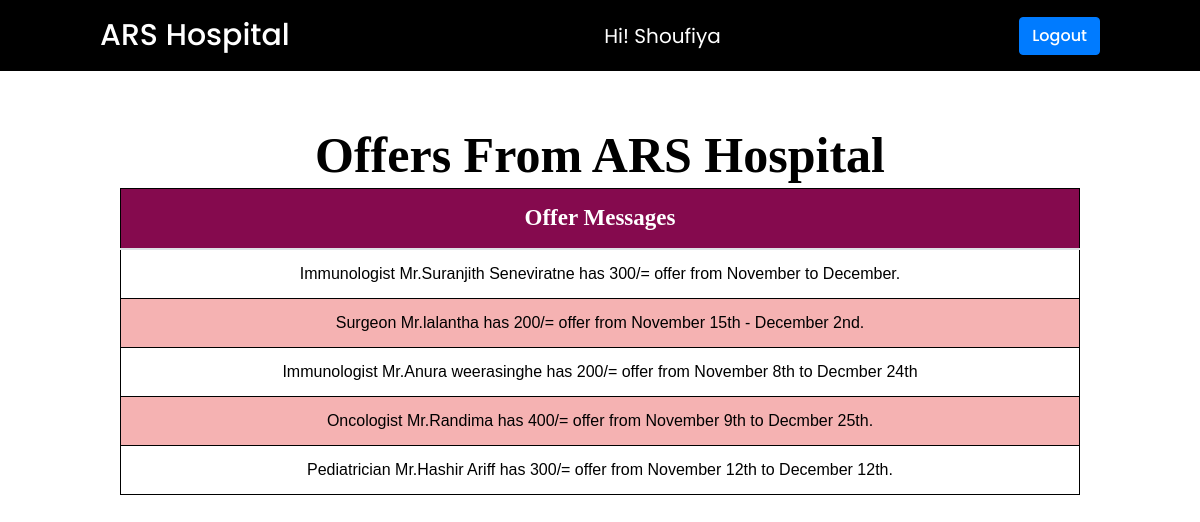
The app's page /offers_view_user.php (signed in) with its own data.
### tables this page shows
CREATE TABLE IF NOT EXISTS `usertable` (
  `id` int(11) NOT NULL AUTO_INCREMENT,
  `name` varchar(255) NOT NULL,
  `email` varchar(255) NOT NULL,
  `password` varchar(255) NOT NULL,
  `code` mediumint(50) NOT NULL,
  `status` text NOT NULL,
  PRIMARY KEY (`id`)
);

CREATE TABLE IF NOT EXISTS `offer` (
  `id` int(11) NOT NULL AUTO_INCREMENT,
  `message` text NOT NULL,
  `active` int(11) NOT NULL,
  PRIMARY KEY (`id`)
);

### offers_view_user.php (the view, shortened to what this page needs)
<?php require_once "controllerUserData.php"; ?>
<?php
$email = $_SESSION['email'];
$fetch_data = "SELECT * FROM usertable WHERE email = '$email'";
$run_query = mysqli_query($con, $fetch_data);
$fetch_info = mysqli_fetch_assoc($run_query);
?>
<!DOCTYPE html>
<html lang="en">
<head>
    <link rel="stylesheet" href="https://stackpath.bootstrapcdn.com/bootstrap/4.5.2/css/bootstrap.min.css">
    <link rel="stylesheet" href="css/app_depo_user.css"/>
    <link rel="stylesheet" href="css/scrollup.css">
</head>
<body>
    <nav class="navbar">
    <a class="navbar-brand" href="#">ARS Hospital</a> <span style="font-size: 20px; color: white; float: right;">Hi! <?php echo $fetch_info['name'] ?> </span>
    <button type="button" class="btn btn-primary"><a href="logout-user2.php">Logout</a></button>
    </nav>
    <br><br><br>
    <h1 style=" margin-top: 35px; margin-bottom: 45px; text-align:center; color:black; font-family:georgia,garamond;">Offers From ARS Hospital</h1>
   <table class="table" style="margin-top: 45px;">
     <thead>
                 <th style="font-family:georgia,garamond;">Offer Messages</th>
     </thead>
        <?php
                $con = mysqli_connect("localhost", "root", "", "userform");
                $sql = "SELECT * FROM offer";
                $result = $con->query($sql);
                if ($result->num_rows > 0)
                {
                            while($row = $result->fetch_assoc())
                            {
                            echo "<tr><td style=color:black;>" . $row["message"]. "</td></tr>";
                            }
                            echo "</table>";
                }
                else
                {
                    echo "0 results";
                }
        ?>
</body>
</html>

### css/app_depo_user.css (style rules this page uses)
body { margin:0; font-family: sans-serif; background-color:white; }
* { box-sizing: border-box; }
.table { width: 80%; border-collapse: collapse; margin-left: auto; margin-right: auto; }
.table td,.table th { padding:12px 15px; border:1px solid Black; text-align: center; font-size:16px; }
.table th { background-color: hsl(327, 86%, 28%); color:#ffffff; font-size:23px; }
.table tbody tr:nth-child(even) { background-color: hsl(0, 77%, 83%); }

### css/scrollup.css (style rules this page uses)
body { margin: 0; padding: 0; }

### offers_view_user.php (style rules this page uses)
nav { padding-left: 100px!important; padding-right: 100px!important; background: black; font-family: 'Poppins', sans-serif; }
nav a.navbar-brand { color: #fff; font-size: 30px!important; font-weight: 500; }
button a { color: white; font-weight: 500; }
h1 { position: absolute; top: 15%; left: 50%; width: 100%; text-align: center; transform: translate(-50%, -50%); font-size: 50px; font-weight: 600; }

### records on screen
usertable: name "Shoufiya"
offer: message "Immunologist Mr.Suranjith Seneviratne has 300/= offer from November to December."
offer: message "Surgeon Mr.lalantha has 200/= offer from November 15th - December 2nd."
offer: message "Immunologist Mr.Anura weerasinghe has 200/= offer from November 8th to Decmber 24th"
offer: message "Oncologist Mr.Randima has 400/= offer from November 9th to Decmber 25th."
offer: message "Pediatrician Mr.Hashir Ariff has 300/= offer from November 12th to December 12th."
